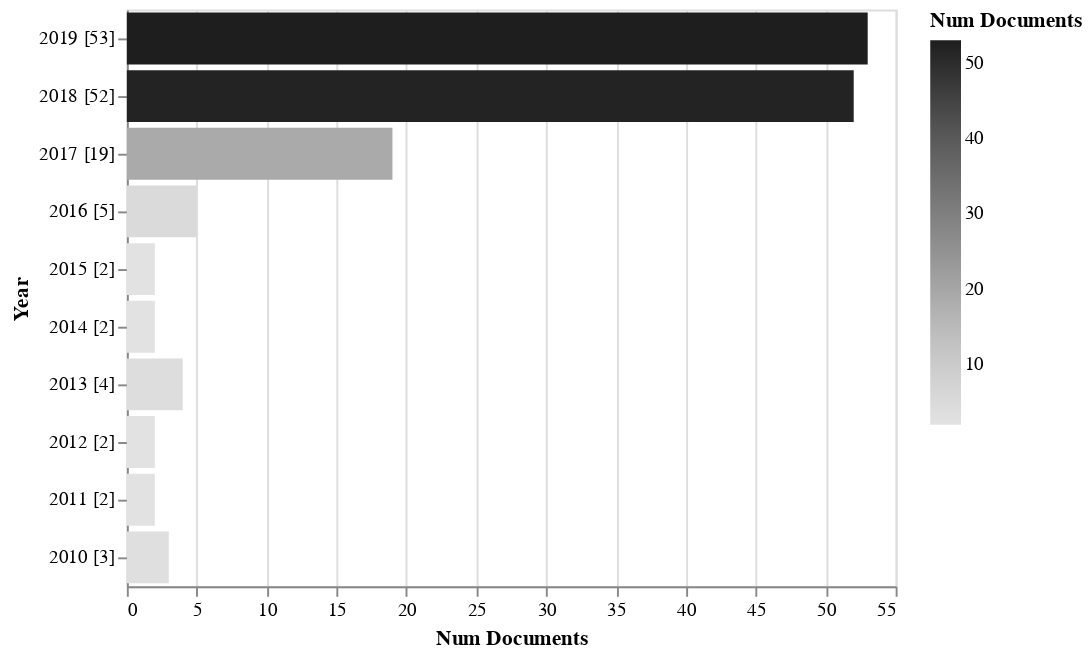

Notebook code for this chart:
### Code cell
rdf.documents_by_year().barhplot(library='altair')

### Figure 1 — Vega-Lite specification as saved in the notebook (floating-point values rounded to 4 significant figures)
{"$schema": "https://vega.github.io/schema/vega-lite/v3.4.0.json", "config": {"mark": {"tooltip": null}, "view": {"height": 300, "width": 400}}, "data": {"name": "data-96d2ed835a93fcfd9db667d6cf9341a9"}, "datasets": {"data-96d2ed835a93fcfd9db667d6cf9341a9": [{"ID": ["[*0*]", "[*1*]", "[*2*]", "[*3*]", "[*4*]", "[*5*]", "[*6*]", "[*7*]", "[*8*]", "[*9*]", "[*10*]", "[*11*]", "[*12*]", "[*13*]", "[*14*]", "[*15*]", "[*16*]", "[*17*]", "[*18*]", "[*19*]", "[*20*]", "[*21*]", "[*22*]", "[*23*]", "[*24*]", "[*25*]", "[*26*]", "[*27*]", "[*28*]", "[*29*]", "[*30*]", "[*31*]", "[*32*]", "[*33*]", "[*34*]", "[*35*]", "[*36*]", "[*37*]", "[*38*]", "[*39*]", "[*40*]", "[*41*]", "[*42*]", "[*43*]", "[*44*]", "[*45*]", "[*46*]", "[*47*]", "[*48*]", "[*49*]", "[*50*]", "[*51*]", "[*52*]"], "Num Documents": 53, "Year": "2019 [53]"}, {"ID": ["[*53*]", "[*54*]", "[*55*]", "[*56*]", "[*57*]", "[*58*]", "[*59*]", "[*60*]", "[*61*]", "[*62*]", "[*63*]", "[*64*]", "[*65*]", "[*66*]", "[*67*]", "[*68*]", "[*69*]", "[*70*]", "[*71*]", "[*72*]", "[*73*]", "[*74*]", "[*75*]", "[*76*]", "[*77*]", "[*78*]", "[*79*]", "[*80*]", "[*81*]", "[*82*]", "[*83*]", "[*84*]", "[*85*]", "[*86*]", "[*87*]", "[*88*]", "[*89*]", "[*90*]", "[*91*]", "[*92*]", "[*93*]", "[*94*]", "[*95*]", "[*96*]", "[*97*]", "[*98*]", "[*99*]", "[*100*]", "[*101*]", "[*102*]", "[*103*]", "[*104*]"], "Num Documents": 52, "Year": "2018 [52]"}, {"ID": ["[*105*]", "[*106*]", "[*107*]", "[*108*]", "[*109*]", "[*110*]", "[*111*]", "[*112*]", "[*113*]", "[*114*]", "[*115*]", "[*116*]", "[*117*]", "[*118*]", "[*119*]", "[*120*]", "[*121*]", "[*122*]", "[*123*]"], "Num Documents": 19, "Year": "2017 [19]"}, {"ID": ["[*124*]", "[*125*]", "[*126*]", "[*127*]", "[*128*]"], "Num Documents": 5, "Year": "2016 [5]"}, {"ID": ["[*129*]", "[*130*]"], "Num Documents": 2, "Year": "2015 [2]"}, {"ID": ["[*131*]", "[*132*]"], "Num Documents": 2, "Year": "2014 [2]"}, {"ID": ["[*133*]", "[*134*]", "[*135*]", "[*136*]"], "Num Documents": 4, "Year": "2013 [4]"}, {"ID": ["[*137*]", "[*138*]"], "Num Documents": 2, "Year": "2012 [2]"}, {"ID": ["[*139*]", "[*140*]"], "Num Documents": 2, "Year": "2011 [2]"}, {"ID": ["[*141*]", "[*142*]", "[*143*]"], "Num Documents": 3, "Year": "2010 [3]"}]}, "encoding": {"color": {"field": "Num Documents", "scale": {"scheme": "Greys"}, "type": "quantitative"}, "x": {"field": "Num Documents", "type": "quantitative"}, "y": {"field": "Year", "sort": {"field": "Num Documents:Q"}, "type": "nominal"}}, "mark": "bar"}
